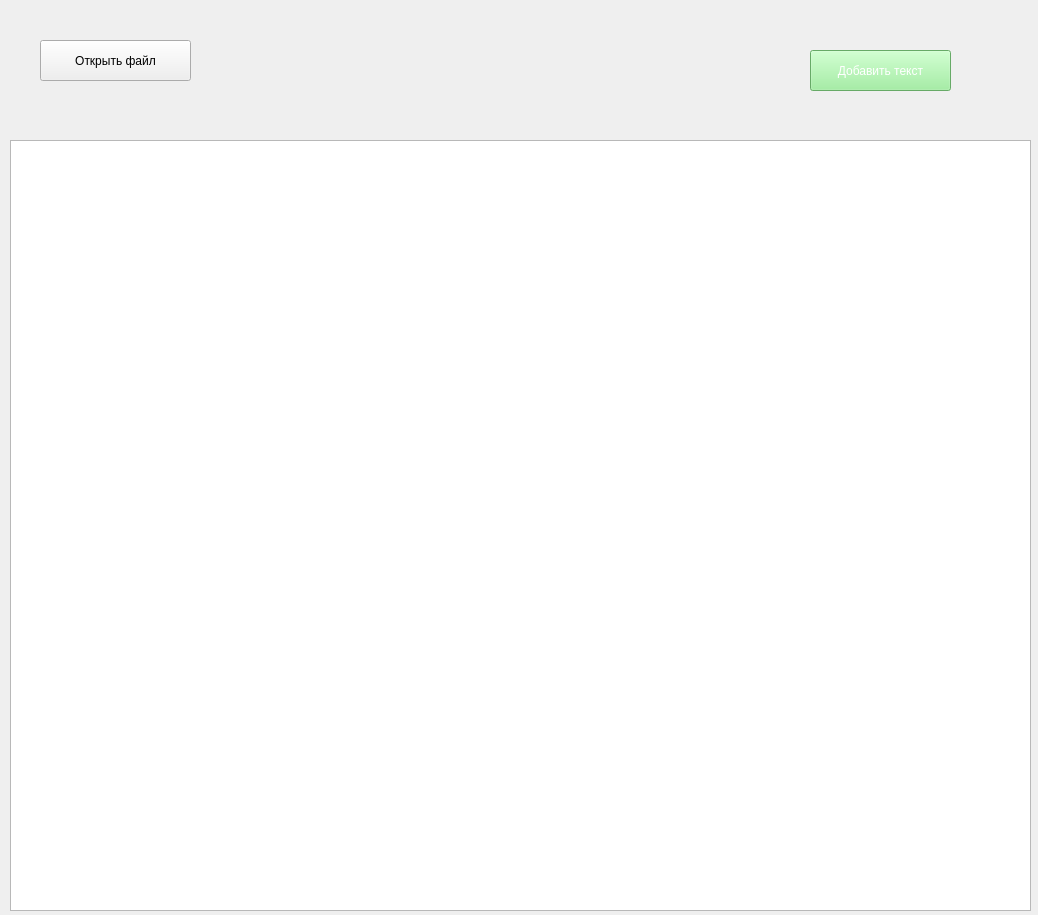
<?xml version="1.0" encoding="UTF-8"?>
<ui version="4.0">
 <class>Form</class>
 <widget class="QWidget" name="Form">
  <property name="geometry">
   <rect>
    <x>0</x>
    <y>0</y>
    <width>1038</width>
    <height>915</height>
   </rect>
  </property>
  <property name="windowTitle">
   <string>Form</string>
  </property>
  <widget class="QTextEdit" name="textEdit">
   <property name="geometry">
    <rect>
     <x>10</x>
     <y>140</y>
     <width>1021</width>
     <height>771</height>
    </rect>
   </property>
  </widget>
  <widget class="QPushButton" name="openTextButton">
   <property name="geometry">
    <rect>
     <x>40</x>
     <y>40</y>
     <width>151</width>
     <height>41</height>
    </rect>
   </property>
   <property name="text">
    <string>Открыть файл</string>
   </property>
  </widget>
  <widget class="QPushButton" name="addTextButton">
   <property name="geometry">
    <rect>
     <x>810</x>
     <y>50</y>
     <width>141</width>
     <height>41</height>
    </rect>
   </property>
   <property name="styleSheet">
    <string notr="true">background-color: lightgreen;
color: white;</string>
   </property>
   <property name="text">
    <string>Добавить текст</string>
   </property>
  </widget>
 </widget>
 <resources/>
 <connections/>
</ui>
